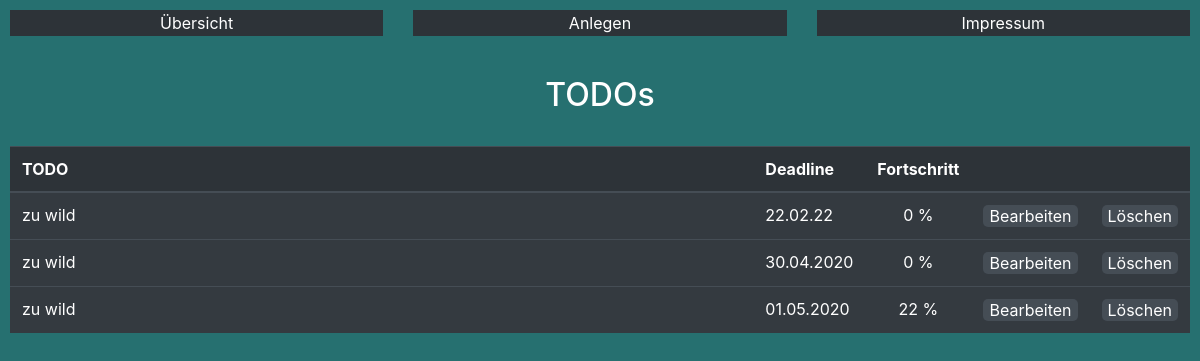
The app's page /, older data.
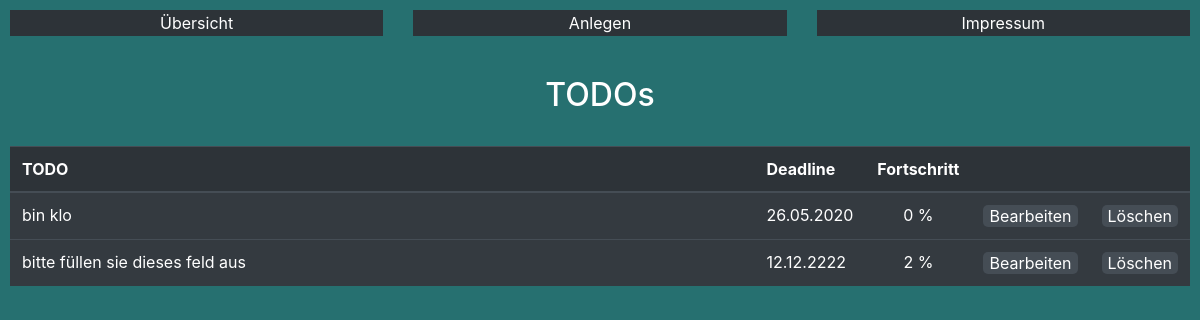
The same page, newer data.
### TODO/models.py (models this page shows, shortened)
class TODO(models.Model):
    name = models.CharField(max_length=160)
    deadline = models.DateTimeField()
    fortschritt = models.IntegerField(default=0)

### TODO/views.py (the view)
# urls.py: path('', views.Main.as_view(), name='main'),
class Main(generic.ListView):
    template_name = 'TODO/main.html'
    context_object_name = 'TODO_list'
    def get_queryset(self):
        return TODO.objects.order_by('deadline')

### TODO/templates/TODO/main.html (shortened to what this page needs)
<link rel="stylesheet" href="https://stackpath.bootstrapcdn.com/bootstrap/4.4.1/css/bootstrap.min.css">
{% load static %}
<link rel="stylesheet" type="text/css" href="{% static 'TODO/style.css' %}">
<body>
    <div class="row">
        <div class="col-sm">
            <td class="header" style="margin-left: 10px;">
                <form action="{% url 'main' %}">
                    <button class="header">Übersicht</button>
                </form>
            </td>
        </div>
        <div class="col-sm">
            <td class="header">
                <form action="{% url 'add' %}">
                    <button class="header">Anlegen</button>
                </form>
        </div>
        <div class="col-sm">
            <td class="header">
                <form action="{% url 'imp' %}">
                    <button class="header">Impressum</button>
                </form>
        </div>
    </div>
    <br>
    <h2>TODOs</h2><br>
    <table class="table table-hover table-dark" style="width: 100%;margin-right: 10px;">
        <thead style="background-color:#2d3338">
            <tr>
            <th style="width:100%">TODO</th>
            <th style="width:150px">Deadline</th>
            <th style="width:100px">Fortschritt</th>
            <th style="width:5%;"></th>
            <th style="width:5%;"></th>
            </tr>
        </thead>
        <tbody>
        {% if request.method == 'POST' %}
        {% for todo in TODO_list %}
            {% if todo.id == editid %}
                <tr>
                    <form action="{% url 'save' %}" method="post">{% csrf_token %}
                        <td><textarea type="text" class="titel" name="name" required="required" maxlength="160">{{ todo.name }}</textarea></td>
                        <td><input type="date" class="datum" name = "deadline" required="required" min='1999-01-01' max='9999-12-31' value={{ todo.deadline|date:'Y-m-d' }} ></td>
                        <td><input type="number" class="fort" name = "fortschritt" min ="0" max="100" value={{ todo.fortschritt }}> %</td>
                        <td><button name="id" value="{{ todo.id }}" class="editdel">Speichern</button></td>
                    </form>
                    <form action="{% url 'delete' %}" method="post">{% csrf_token %}
                    <td><button name="id" value="{{ todo.id }}" class="editdel" type="submit">Löschen</button></td></form>
                </tr>
            {% else %}
                <tr>
                    <td>{{ todo.name }}</td>
                    <td>{{ todo.deadline|date:'d.m.Y' }}</td>
                    <td style="text-align:center">{{ todo.fortschritt }} %</td>
                    <form action="{% url 'edit' %}" method="post">{% csrf_token %}
                    <td><button name="id" value="{{ todo.id }}" class="editdel">Bearbeiten</button></td></form>
                    <form action="{% url 'delete' %}" method="post">{% csrf_token %}
                    <td><button name="id" value="{{ todo.id }}" class="editdel" type="submit">Löschen</button></td></form>
                </tr>
            {% endif %}
        {% endfor %}
        {% else %}
        {% for todo in TODO_list %}
            <tr>
                <td>{{ todo.name }}</td>
                <td>{{ todo.deadline|date:'d.m.Y' }}</td>
                <td style="text-align:center">{{ todo.fortschritt }} %</td>
                <form action="{% url 'edit' %}" method="post">{% csrf_token %}
                <td><button name="id" value="{{ todo.id }}" class="editdel">Bearbeiten</button></td></form>
                <form action="{% url 'delete' %}" method="post">{% csrf_token %}
                <td><button name="id" value="{{ todo.id }}" class="editdel" type="submit">Löschen</button></td></form>
            </tr>
        {% endfor %}
        {% endif %}
        </tbody>
    </table>
</body>

Row changes from the older to the newer data that the page shows:
removed TODO: name "zu wild", deadline "22.02.22", fortschritt "0", {{ todo.id }} 36 (drawn)
removed TODO: name "zu wild", deadline "30.04.2020", fortschritt "0", {{ todo.id }} 39 (drawn)
removed TODO: name "zu wild", deadline "01.05.2020", fortschritt "22", {{ todo.id }} 37 (drawn)
added TODO: name "bin klo", deadline "26.05.2020", fortschritt "0", {{ todo.id }} 56 (drawn)
added TODO: name "bitte füllen sie dieses feld aus", deadline "12.12.2222", fortschritt "2", {{ todo.id }} 58 (drawn)
